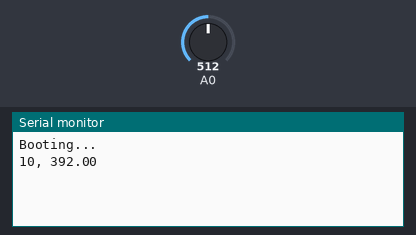
Simulated run of this sketch. Board: Arduino Mega 2560, built with avr-gcc and run on an emulated ATmega2560. Parts: the last lines printed to the serial monitor. The inputs (shaded band) are chosen by the test bench; at power-on: A0 = 512.

Above: at 18.0 s.
18.1 s: A0 set to 716
At 19.5 s:
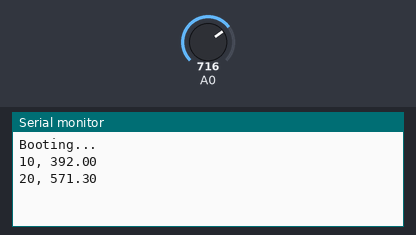
32.3 s: A0 set to 900
At 39.6 s:
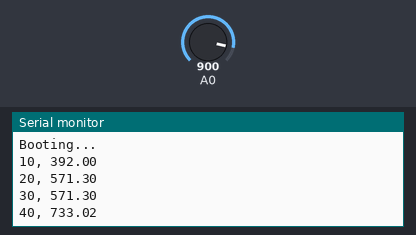
Timing chart, 0 to 41.1 s (numbered marks = the images above; inputs shaded):
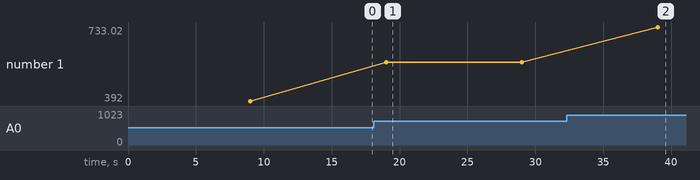

Measured:
- after the input at 18.1 s, the serial monitor: prints a new line after 0.91 s (image 1)
- after the input at 32.3 s, the serial monitor: prints a new line after 6.7 s (image 2)
- plotted number 1: 392 → 571.3 after the input at 18.1 s, 571.3 → 733.02 after the input at 32.3 s

The sketch:

temp_02_bare.ino
```cpp
/*
 * @brief Base .ino file to anchor temp_02_bare.c file
 */

extern "C" void app_main(void);

void setup() {
  app_main();
}

void loop() {
  // never runs
}
```

temp_02_bare.c
```cpp
/*
 * @brief Log analog temperature Data to uing Round Robin Interrupts
 * @author Adam Baumgartner
 * @date 2/15/26
 */

#define F_CPU 16000000UL // 16 MHz crystal on Arduino Mega
#define BAUD 9600
// Clock Divider for 9600 Baud
#define UBRR_VAL ((F_CPU / 16/ BAUD) - 1)

#include <avr/io.h>
#include <avr/interrupt.h>
#include <util/delay.h>
#include <stdbool.h>
#include <stdlib.h>

#define ADC_REF_MV 5000.0
#define ADC_COUNTS 1024.0
#define TMP36_OFFSET_MV 500.0
#define TMP36_MV_PER_C 10.0
#define MILLIS_IN_SEC 1000

volatile bool tenSecondFlag = false;
volatile uint8_t secCount = 0;
volatile uint32_t ticks10s = 0;

static inline void uart0_putc(char c) {
    // Wait for transmit buffer empty
    while (!(UCSR0A & (1 << UDRE0))) { }
    UDR0 = (uint8_t)c;
}

static void uart0_puts(const char *s) {
    while (*s) uart0_putc(*s++);
}

static void uart0_print_u16(uint16_t v) {
    char buf[6];              // max "65535" + '\0'
    utoa(v, buf, 10);         // convert to decimal string
    uart0_puts(buf);
}

static void uart0_print_float(float v) {
  char buf[16];               // max 15 places + '\0'
  dtostrf(v, 0, 2, buf);      // convert float to string
  uart0_puts(buf);
}

void uart0_init(void) {
  // Set baud rate
  UBRR0H = (uint8_t)(UBRR_VAL >> 8);
  UBRR0L = (uint8_t)(UBRR_VAL);

  // Enable receiver and transmitter
  UCSR0B = (1 << RXEN0) | (1 << TXEN0);

  // Frame format: 8 data bits, no parity, 1 stop bit (8N1)
  UCSR0C = (1 << UCSZ01) | (1 << UCSZ00);
}

static void adc_init_a0(void) {
    // Set A0 to be an input pin
    DDRF &= ~(1 << DDF0);

    // Disable the digital input buffer for A0
    DIDR0 |= (1 << ADC0D);

    // Voltage Reference = 5V
    ADMUX = (1 << REFS0);

    // ADC prescaler: 128 -> 16 MHz / 128 = 125 kHz ADC clock
    ADCSRA = (1 << ADEN)
      | (1 << ADPS2) | (1 << ADPS1) | (1 << ADPS0);

    // Select ADC0 channel (A0)
    ADMUX = (ADMUX & 0xE0) | 0;
}

static uint16_t adc_read_a0(void) {
    // Start conversion
    ADCSRA |= (1 << ADSC);

    // Wait for completion (ADSC clears when done)
    while (ADCSRA & (1 << ADSC)) { }

    // Read result (must read ADCL first, then ADCH)
    uint8_t low  = ADCL;
    uint8_t high = ADCH;
    return (uint16_t)high << 8 | low;
}

void setupTimer1() {
  // Set up Timer 1 with interrupts disabled
  cli();  // disable interrupts

  // Clear Timer/Counter1 Control Register bits
  TCCR1A = 0;
  TCCR1B = 0;

  // Set bit to enable Clear Timer on Compare
  TCCR1B |= (1 << WGM12);   // CTC mode

  // Set prescaler to 1024
  TCCR1B |= (1 << CS12) | (1 << CS10);

  // Tick rate = 16,000,000 / 1024 = 15,625 Hz
  OCR1A = 15624;  // 1 second tick count target

  // Enable Compare Match A interrupt
  TIMSK1 |= (1 << OCIE1A);

  sei();  // enable interrupts
}

ISR(TIMER1_COMPA_vect) {
  // Fires ever 1 second, so 10 fires makes 10 seconds.
  if (++secCount >= 10) {
    secCount = 0; // reset our counter of 1 second interrupts
    ticks10s++; // Increment count of 10s
    tenSecondFlag = true; // Raise Flag to print temperature
  }
}

float countsToF(int sensor_counts) {
  // Compute Fahrenheit from ADC Counts
  float sensor_mV = sensor_counts * ADC_REF_MV / ADC_COUNTS;
  float temp_C = (sensor_mV - TMP36_OFFSET_MV) / TMP36_MV_PER_C;
  float temp_F = (temp_C * 9 / 5) + 32;
  return temp_F;
}

int app_main(void) {
  // UART0
  uart0_init();
  uart0_puts("Booting...\r\n");

  // ADC0
  adc_init_a0();

  // Timer1
  uint32_t tickCopy;
  setupTimer1();

  // Loop
  while (1) {
    if (tenSecondFlag) {
      cli();
      tenSecondFlag = false; // clear interrupt flag
      tickCopy = ticks10s; // Copy to avoid shared data
      sei();

      long sensorValue = adc_read_a0();
      float temp_F = countsToF(sensorValue);

      uart0_print_u16(tickCopy*10UL);
      uart0_puts(", ");
      uart0_print_float(temp_F);

      uart0_puts("\r\n");
    }
  }
}
```
